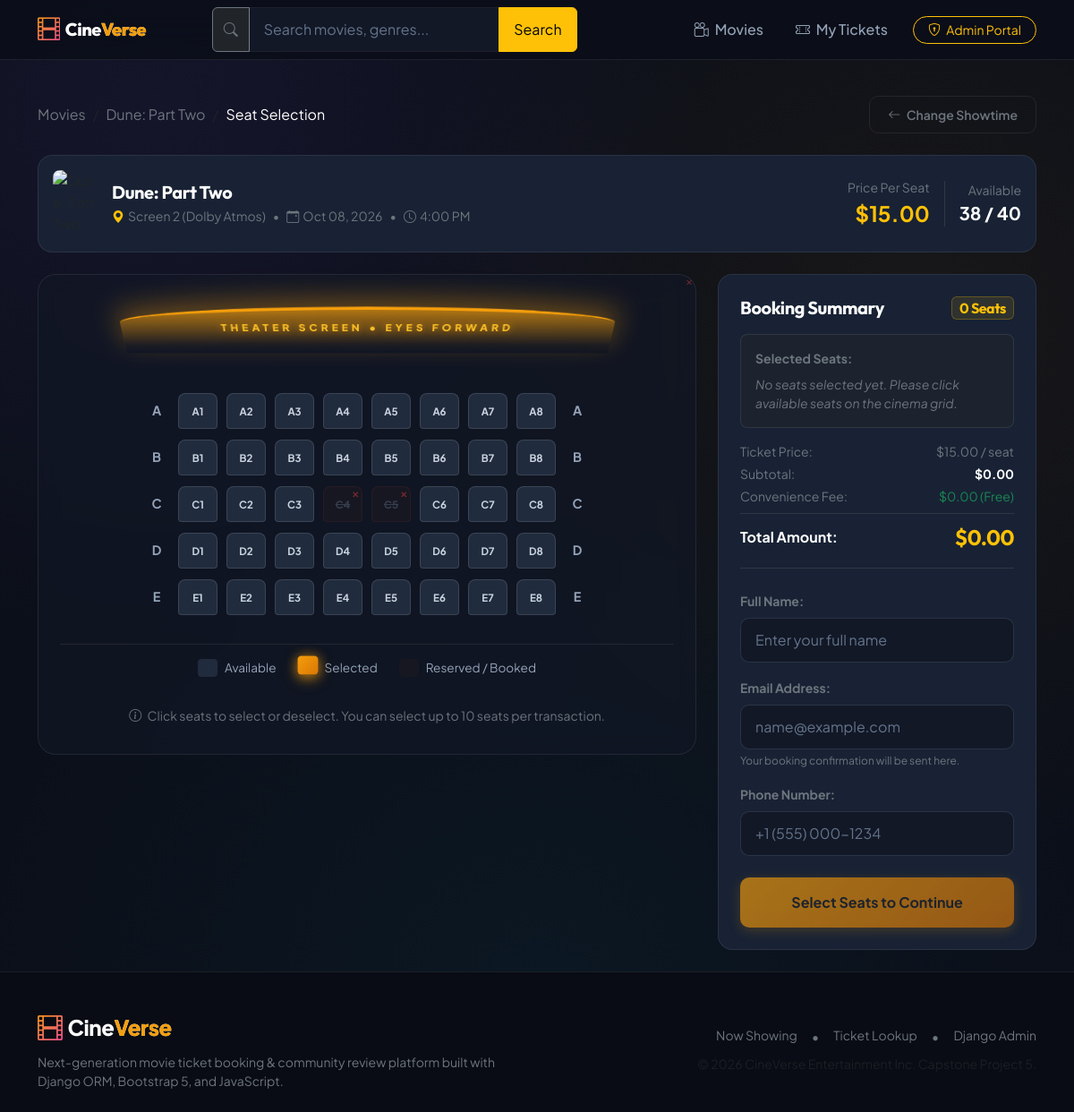
The app's page /booking/5/ with its own data.
### movies/models.py (models this page shows, shortened)
class Movie(models.Model):
    GENRE_CHOICES = [
        ("Action", "Action"),
        ("Sci-Fi", "Sci-Fi"),
        ("Drama", "Drama"),
        ("Animation", "Animation"),
        ("Comedy", "Comedy"),
        ("Thriller", "Thriller"),
        ("Horror", "Horror"),
        ("Adventure", "Adventure"),
        ("Romance", "Romance"),
    ]
    title = models.CharField(max_length=200)
    genre = models.CharField(max_length=100, choices=GENRE_CHOICES)
    duration = models.PositiveIntegerField(help_text="Duration in minutes")
    release_date = models.DateField()
    poster_url = models.URLField(max_length=500)
    description = models.TextField()
    class Meta:
        ordering = ["-release_date", "title"]

class Showtime(models.Model):
    movie = models.ForeignKey(Movie, on_delete=models.CASCADE, related_name="showtimes")
    show_date = models.DateField()
    show_time = models.TimeField()
    ticket_price = models.DecimalField(max_digits=6, decimal_places=2)
    screen_number = models.CharField(max_length=50, default="Screen 1")
    class Meta:
        ordering = ["show_date", "show_time"]
    def get_booked_seats_list(self):
        seats = set()
        for booking in self.bookings.all():
            if booking.selected_seats:
                for seat in booking.selected_seats.split(","):
                    seat_clean = seat.strip().upper()
                    if seat_clean:
                        seats.add(seat_clean)
        return sorted(list(seats))
    @property
    def total_seats(self):
        return 40  # 5 rows (A-E) x 8 columns (1-8)
    @property
    def available_seats_count(self):
        return max(0, self.total_seats - len(self.get_booked_seats_list()))

class SeatBooking(models.Model):
    showtime = models.ForeignKey(Showtime, on_delete=models.CASCADE, related_name="bookings")
    customer_name = models.CharField(max_length=100)
    customer_email = models.EmailField()
    customer_phone = models.CharField(max_length=20)
    selected_seats = models.CharField(
        max_length=255,
        help_text="Comma-separated seat codes, e.g. A1, A2, B5"
    )
    total_paid = models.DecimalField(max_digits=8, decimal_places=2)
    booking_code = models.CharField(max_length=32, unique=True, editable=False)
    created_at = models.DateTimeField(auto_now_add=True)
    class Meta:
        ordering = ["-created_at"]

### movies/views.py (the view)
# urls.py: path("booking/<int:showtime_id>/", views.seat_booking, name="seat_booking"),
def seat_booking(request, showtime_id):
    showtime = get_object_or_404(Showtime, pk=showtime_id)
    booked_seats = showtime.get_booked_seats_list()
    row_letters = ["A", "B", "C", "D", "E"]
    col_numbers = list(range(1, 9))
    grid_rows = []
    for row in row_letters:
        row_seats = []
        for col in col_numbers:
            seat_code = f"{row}{col}"
            row_seats.append({
                "code": seat_code,
                "row": row,
                "col": col,
                "is_booked": seat_code in booked_seats,
            })
        grid_rows.append({"row_name": row, "seats": row_seats})
    if request.method == "POST":
        form = SeatBookingForm(request.POST, showtime=showtime)
        if form.is_valid():
            booking = form.save(commit=False)
            booking.showtime = showtime
            booking.total_paid = form.cleaned_data["calculated_total"]
            booking.save()
            messages.success(request, f"Booking successful! Your ticket code is {booking.booking_code}.")
            return redirect("movies:booking_confirmation", booking_id=booking.id)
        else:
            for field, errors in form.errors.items():
                for error in errors:
                    messages.error(request, error)
    else:
        form = SeatBookingForm(showtime=showtime)
    context = {
        "showtime": showtime,
        "movie": showtime.movie,
        "grid_rows": grid_rows,
        "booked_seats": booked_seats,
        "form": form,
        "ticket_price": float(showtime.ticket_price),
    }
    return render(request, "movies/seat_booking.html", context)

### movies/forms.py (shortened to what this page needs)
class SeatBookingForm(forms.ModelForm):
    class Meta:
        model = SeatBooking
        fields = ["customer_name", "customer_email", "customer_phone", "selected_seats"]
        widgets = {
            "customer_name": forms.TextInput(attrs={
                "class": "form-control",
                "placeholder": "Enter your full name",
                "required": True,
            }),
            "customer_email": forms.EmailInput(attrs={
                "class": "form-control",
                "placeholder": "name@example.com",
                "required": True,
            }),
            "customer_phone": forms.TextInput(attrs={
                "class": "form-control",
                "placeholder": "+1 (555) 000-1234",
                "required": True,
            }),
            "selected_seats": forms.HiddenInput(),
        }
    def __init__(self, *args, showtime=None, **kwargs):
        super().__init__(*args, **kwargs)
        self.showtime = showtime

### movies/templates/movies/seat_booking.html (shortened to what this page needs)
{% extends "movies/base.html" %}
{% block content %}
<div class="py-4">
  <div class="container">
    <div class="d-flex align-items-center justify-content-between mb-4">
      <nav aria-label="breadcrumb">
        <ol class="breadcrumb mb-0">
          <li class="breadcrumb-item"><a href="{% url 'movies:movie_list' %}" class="text-secondary text-decoration-none">Movies</a></li>
          <li class="breadcrumb-item"><a href="{% url 'movies:movie_detail' movie.id %}" class="text-secondary text-decoration-none">{{ movie.title }}</a></li>
          <li class="breadcrumb-item active text-white" aria-current="page">Seat Selection</li>
        </ol>
      </nav>
      <a href="{% url 'movies:movie_detail' movie.id %}" class="btn btn-sm btn-cinema-outline text-secondary">
        <i class="bi bi-arrow-left me-1"></i> Change Showtime
      </a>
    </div>
    <div class="card cinema-card p-3 mb-4">
      <div class="d-flex flex-wrap align-items-center justify-content-between gap-3">
        <div class="d-flex align-items-center gap-3">
          <img src="{{ movie.poster_url }}" alt="{{ movie.title }}" class="rounded-3" style="width: 50px; height: 75px; object-fit: cover;" onerror="this.src='https://images.unsplash.com/photo-1489599849927-2ee91cede3ba?w=600&auto=format&fit=crop&q=80';">
          <div>
            <h1 class="h5 fw-bold text-white mb-1">{{ movie.title }}</h1>
            <div class="text-secondary small d-flex flex-wrap gap-2 align-items-center">
              <span><i class="bi bi-geo-alt-fill text-warning me-1"></i>{{ showtime.screen_number }}</span>
              <span>•</span>
              <span><i class="bi bi-calendar-event me-1"></i>{{ showtime.show_date|date:"M d, Y" }}</span>
              <span>•</span>
              <span><i class="bi bi-clock me-1"></i>{{ showtime.show_time|time:"g:i A" }}</span>
            </div>
          </div>
        </div>
        <div class="d-flex align-items-center gap-3">
          <div class="text-end">
            <span class="text-secondary small d-block">Price Per Seat</span>
            <span class="fs-4 fw-bold text-warning">${{ showtime.ticket_price }}</span>
          </div>
          <div class="text-end border-start border-secondary border-opacity-25 ps-3">
            <span class="text-secondary small d-block">Available</span>
            <span class="fs-5 fw-bold text-white">{{ showtime.available_seats_count }} / {{ showtime.total_seats }}</span>
          </div>
        </div>
      </div>
    </div>
    <div class="row g-4">
      <div class="col-lg-8">
        <div class="seat-matrix-wrapper">
          <div class="screen-container">
            <div class="screen-visual">
              <span class="screen-label">Theater Screen • Eyes Forward</span>
            </div>
          </div>
          <div class="seat-grid" id="seatMatrixGrid" data-ticket-price="{{ ticket_price }}">
            {% for row_info in grid_rows %}
              <div class="seat-row">
                <span class="row-label">{{ row_info.row_name }}</span>
                {% for seat in row_info.seats %}
                  <div class="seat-item {% if seat.is_booked %}seat-booked{% else %}seat-available{% endif %}"
                       data-seat-code="{{ seat.code }}"
                       title="{% if seat.is_booked %}Seat {{ seat.code }} (Booked){% else %}Seat {{ seat.code }} (${{ showtime.ticket_price }}){% endif %}"
                       id="seat_{{ seat.code }}">
                    <span>{{ seat.code }}</span>
                  </div>
                {% endfor %}
                <span class="row-label">{{ row_info.row_name }}</span>
              </div>
            {% endfor %}
          </div>
          <div class="seat-legend">
            <div class="legend-item">
              <span class="legend-pill seat-available"></span>
              <span>Available</span>
            </div>
            <div class="legend-item">
              <span class="legend-pill seat-selected"></span>
              <span>Selected</span>
            </div>
            <div class="legend-item">
              <span class="legend-pill seat-booked"></span>
              <span>Reserved / Booked</span>
            </div>
          </div>
          <div class="text-center mt-3 text-secondary small">
            <i class="bi bi-info-circle me-1"></i> Click seats to select or deselect. You can select up to 10 seats per transaction.
          </div>
        </div>
      </div>
      <div class="col-lg-4">
        <div class="card cinema-card p-4 sticky-top" style="top: 100px;">
          <h2 class="h5 fw-bold text-white mb-3 d-flex align-items-center justify-content-between">
            <span>Booking Summary</span>
            <span class="badge bg-warning bg-opacity-10 text-warning border border-warning border-opacity-25 px-2 py-1 fs-6">
              <span id="selectedSeatCount">0</span> Seats
            </span>
          </h2>
          <div class="mb-3 p-3 bg-dark bg-opacity-50 rounded-3 border border-secondary border-opacity-25">
            <div class="text-secondary small fw-bold mb-2">Selected Seats:</div>
            <div id="emptySeatsPlaceholder" class="text-secondary small fst-italic">
              No seats selected yet. Please click available seats on the cinema grid.
            </div>
          </div>
          <div class="mb-4 pb-3 border-bottom border-secondary border-opacity-25">
            <div class="d-flex justify-content-between text-secondary small mb-1">
              <span>Ticket Price:</span>
              <span>${{ showtime.ticket_price }} / seat</span>
            </div>
            <div class="d-flex justify-content-between text-secondary small mb-1">
              <span>Subtotal:</span>
              <span id="subtotalDisplay" class="fw-bold text-white">$0.00</span>
            </div>
            <div class="d-flex justify-content-between text-secondary small mb-2">
              <span>Convenience Fee:</span>
              <span class="text-success">$0.00 (Free)</span>
            </div>
            <div class="d-flex justify-content-between align-items-center pt-2 border-top border-secondary border-opacity-25">
              <span class="fw-bold text-white fs-6">Total Amount:</span>
              <span id="totalPriceDisplay" class="fs-4 fw-bold text-warning font-display">$0.00</span>
            </div>
          </div>
          <form method="POST" action="{% url 'movies:seat_booking' showtime.id %}" id="bookingCheckoutForm">
            <div class="mb-3">
              <label for="id_customer_name" class="form-label text-secondary small fw-bold">Full Name:</label>
              {{ form.customer_name }}
            </div>
            <div class="mb-3">
              <label for="id_customer_email" class="form-label text-secondary small fw-bold">Email Address:</label>
              {{ form.customer_email }}
              <div class="form-text text-secondary" style="font-size: 0.75rem;">Your booking confirmation will be sent here.</div>
            </div>
            <div class="mb-4">
              <label for="id_customer_phone" class="form-label text-secondary small fw-bold">Phone Number:</label>
              {{ form.customer_phone }}
            </div>
            <button type="submit" id="btnConfirmBooking" class="btn btn-cinema-primary w-100 py-3 fw-bold fs-6" disabled>
              Select Seats to Continue
            </button>
          </form>
        </div>
      </div>
    </div>
  </div>
</div>
{% endblock %}

### records on screen
Movie: title "Dune: Part Two"
Showtime: screen_number "Screen 2 (Dolby Atmos)", show_date "Oct 08, 2026", show_time "4:00 PM", ticket_price "15.00", available_seats_count "38", total_seats "40"

### other values on screen
{{ row_info.row_name }} "A" "B" "C" "D" "E"
{{ seat.code }} "A1" "A2" "A3" "A4" "A5" "A6" "A7" "A8" "B1" "B2" "B3" "B4" "B5" "B6" "B7" "B8" "C1" "C2" "C3" "C4" "C5" "C6" "C7" "C8" "D1" "D2" "D3" "D4" "D5" "D6" "D7" "D8" "E1" "E2" "E3" "E4" "E5" "E6" "E7" "E8"
